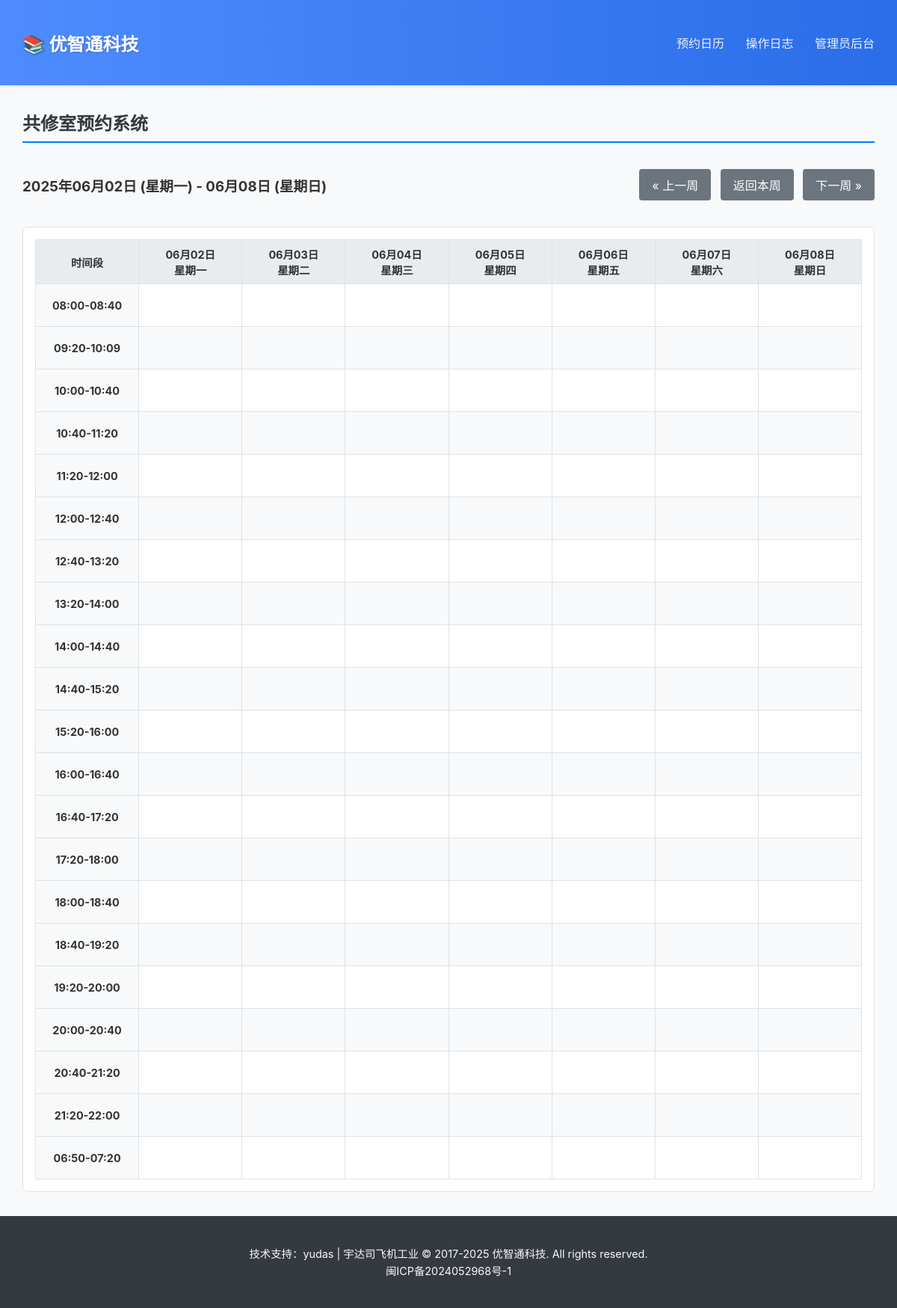
The app's page /schedule with its own data.
### app.py (models this page shows)
    class TimeSlot(sql_alchemy_db.Model): id = sql_alchemy_db.Column(sql_alchemy_db.Integer,
                                                                     primary_key=True); slot_value = sql_alchemy_db.Column(
        sql_alchemy_db.String(50), unique=True, nullable=False); order = sql_alchemy_db.Column(sql_alchemy_db.Integer)

### app.py (the view)
@app.route('/schedule')
@check_db_connection
def schedule():
    start_date_str = request.args.get('start_date')
    today = date.today()
    start_date = datetime.strptime(start_date_str, '%Y-%m-%d').date() if start_date_str else today
    current_monday = start_date - timedelta(days=start_date.weekday())
    week_dates = [(current_monday + timedelta(days=i)) for i in range(7)]
    reservations = {};
    special_dates = set();
    time_slots = get_time_slots()
    if db_is_redis:
        special_dates = db.smembers('special_dates') or set()
        with db.pipeline() as pipe:
            for d in week_dates:
                for ts in time_slots: pipe.get(f"reservation:{d.isoformat()}:{ts}")
            results = pipe.execute()
        i = 0
        for d in week_dates:
            for ts in time_slots:
                if results[i]: reservations[f"{d.isoformat()}:{ts}"] = results[i]
                i += 1
    else:
        res_results = Reservation.query.all();
        special_dates = {sd.date_str for sd in SpecialDate.query.all()}
        for res in res_results: reservations[res.id] = res.user_name
    return render_template('index.html', week_dates=week_dates, time_slots=time_slots, reservations=reservations,
                           special_dates=special_dates, special_date_name="斋日", date_range_start=week_dates[0],
                           date_range_end=week_dates[-1],
                           prev_week_start_date=(current_monday - timedelta(weeks=1)).isoformat(),
                           next_week_start_date=(current_monday + timedelta(weeks=1)).isoformat(),
                           today_start_date=today.isoformat())

### app.py (called while the page is built)
def get_time_slots():
    if db_is_redis:
        return db.lrange(TIME_SLOTS_KEY, 0, -1)
    else:
        return [s.slot_value for s in TimeSlot.query.order_by(TimeSlot.order).all()]

def check_db_connection(f):
    @wraps(f)
    def decorated_function(*args, **kwargs):
        db_handle = db if db_is_redis else db.session
        if db_handle is None: return "数据库连接失败，请检查服务器配置或环境变量。", 503
        return f(*args, **kwargs)
    return decorated_function

### templates/index.html (shortened to what this page needs)
{% extends "base.html" %}
{% block content %}
<h2>共修室预约系统</h2>
<div class="schedule-header">
    <div class="date-range">
        <h3>{{ date_range_start.strftime('%Y年%m月%d日') }} ({{ date_range_start.strftime('%A') | replace('Monday', '星期一') | replace('Tuesday', '星期二') | replace('Wednesday', '星期三') | replace('Thursday', '星期四') | replace('Friday', '星期五') | replace('Saturday', '星期六') | replace('Sunday', '星期日') }}) - {{ date_range_end.strftime('%m月%d日') }} ({{ date_range_end.strftime('%A') | replace('Monday', '星期一') | replace('Tuesday', '星期二') | replace('Wednesday', '星期三') | replace('Thursday', '星期四') | replace('Friday', '星期五') | replace('Saturday', '星期六') | replace('Sunday', '星期日') }})</h3>
    </div>
    <div class="navigation">
        <a href="{{ url_for('schedule', start_date=prev_week_start_date) }}" class="button">&laquo; 上一周</a>
        <a href="{{ url_for('schedule', start_date=today_start_date) }}" class="button">返回本周</a>
        <a href="{{ url_for('schedule', start_date=next_week_start_date) }}" class="button">下一周 &raquo;</a>
    </div>
</div>
<div class="schedule-grid-container">
    <table class="schedule-grid">
        <thead>
            <tr>
                <th class="time-header">时间段</th>
                {% for day in week_dates %}
                <th class="{% if day.isoformat() in special_dates %}special-date{% endif %}">
                    {{ day.strftime('%m月%d日') }}<br>
                    {{ day.strftime('%A') | replace('Monday', '星期一') | replace('Tuesday', '星期二') | replace('Wednesday', '星期三') | replace('Thursday', '星期四') | replace('Friday', '星期五') | replace('Saturday', '星期六') | replace('Sunday', '星期日') }}
                </th>
                {% endfor %}
            </tr>
        </thead>
        <tbody>
            {% for time_slot in time_slots %}
            <tr>
                <td class="time-slot-label">{{ time_slot }}</td>
                {% for day in week_dates %}
                {% set res_key = day.isoformat() + ':' + time_slot %}
                <td data-date="{{ day.isoformat() }}" data-time="{{ time_slot }}" data-user="{{ reservations.get(res_key, '') }}">
                </td>
                {% endfor %}
            </tr>
            {% endfor %}
        </tbody>
    </table>
</div>
{% endblock %}

### static/css/style.css (style rules this page uses)
:root { --primary-color: #007bff; --primary-hover-color: #0056b3; --danger-color: #dc3545; --danger-hover-color: #c82333; --special-date-bg: #fff3cd; --border-color: #dee2e6; --background-color: #f8f9fa; --text-color: #333; --header-bg: #ffffff; --footer-bg: #343a40; --footer-text: #f8f9fa; --font-family: -apple-system, BlinkMacSystemFont, "Segoe UI", Roboto, "Helvetica Neue", Arial, sans-serif; }
body { font-family: var(--font-family); margin: 0; background-color: var(--background-color); color: var(--text-color); display: flex; flex-direction: column; min-height: 100vh; }
h2 { color: #343a40; border-bottom: 2px solid #007bff; padding-bottom: 0.5rem; margin-top: 0; }
.schedule-header { display: flex; justify-content: space-between; align-items: center; flex-wrap: wrap; margin-bottom: 1.5rem; margin-top: 1.5rem; }
.navigation a { margin-left: 0.5rem; }
.schedule-grid-container { overflow-x: auto; background: white; border: 1px solid var(--border-color); border-radius: 8px; padding: 1rem; }
.schedule-grid { width: 100%; border-collapse: collapse; table-layout: fixed; }
.schedule-grid th, .schedule-grid td { border: 1px solid var(--border-color); padding: 0.5rem; text-align: center; min-width: 120px; font-size: 0.9rem; }
.schedule-grid thead th { background-color: #e9ecef; position: sticky; top: 0; z-index: 10; }
.schedule-grid .time-header { min-width: 100px; }
.schedule-grid .time-slot-label { font-weight: bold; background-color: #f8f9fa; }
.schedule-grid tbody td { cursor: pointer; transition: background-color 0.2s; height: 40px; white-space: nowrap; overflow: hidden; text-overflow: ellipsis; }
table { width: 100%; border-collapse: collapse; }
table th, table td { padding: 0.75rem; border-bottom: 1px solid var(--border-color); text-align: left; }
table thead th { background-color: #e9ecef; }
table tbody tr:nth-child(even) { background-color: #f8f9fa; }
.button, .button-primary, .button-danger, .button-danger-small, .button-small { display: inline-block; padding: 0.5rem 1rem; border: 1px solid transparent; border-radius: 0.25rem; text-decoration: none; cursor: pointer; font-size: 1rem; transition: all 0.2s ease-in-out; text-align: center; background-color: #6c757d; color: white; }

### records on screen
TimeSlot: slot_value "08:00-08:40"
TimeSlot: slot_value "09:20-10:09"
TimeSlot: slot_value "10:00-10:40"
TimeSlot: slot_value "10:40-11:20"
TimeSlot: slot_value "11:20-12:00"
TimeSlot: slot_value "12:00-12:40"
TimeSlot: slot_value "12:40-13:20"
TimeSlot: slot_value "13:20-14:00"
TimeSlot: slot_value "14:00-14:40"
TimeSlot: slot_value "14:40-15:20"
TimeSlot: slot_value "15:20-16:00"
TimeSlot: slot_value "16:00-16:40"
TimeSlot: slot_value "16:40-17:20"
TimeSlot: slot_value "17:20-18:00"
TimeSlot: slot_value "18:00-18:40"
TimeSlot: slot_value "18:40-19:20"
TimeSlot: slot_value "19:20-20:00"
TimeSlot: slot_value "20:00-20:40"
TimeSlot: slot_value "20:40-21:20"
TimeSlot: slot_value "21:20-22:00"
TimeSlot: slot_value "06:50-07:20"

### other values on screen
{{ date_range_start.strftime('%Y年%m月%d日') }} "2025年06月02日"
{{ date_range_end.strftime('%m月%d日') }} "06月08日"
{{ day.strftime('%m月%d日') }} "06月02日" "06月03日" "06月04日" "06月05日" "06月06日" "06月07日" "06月08日"
